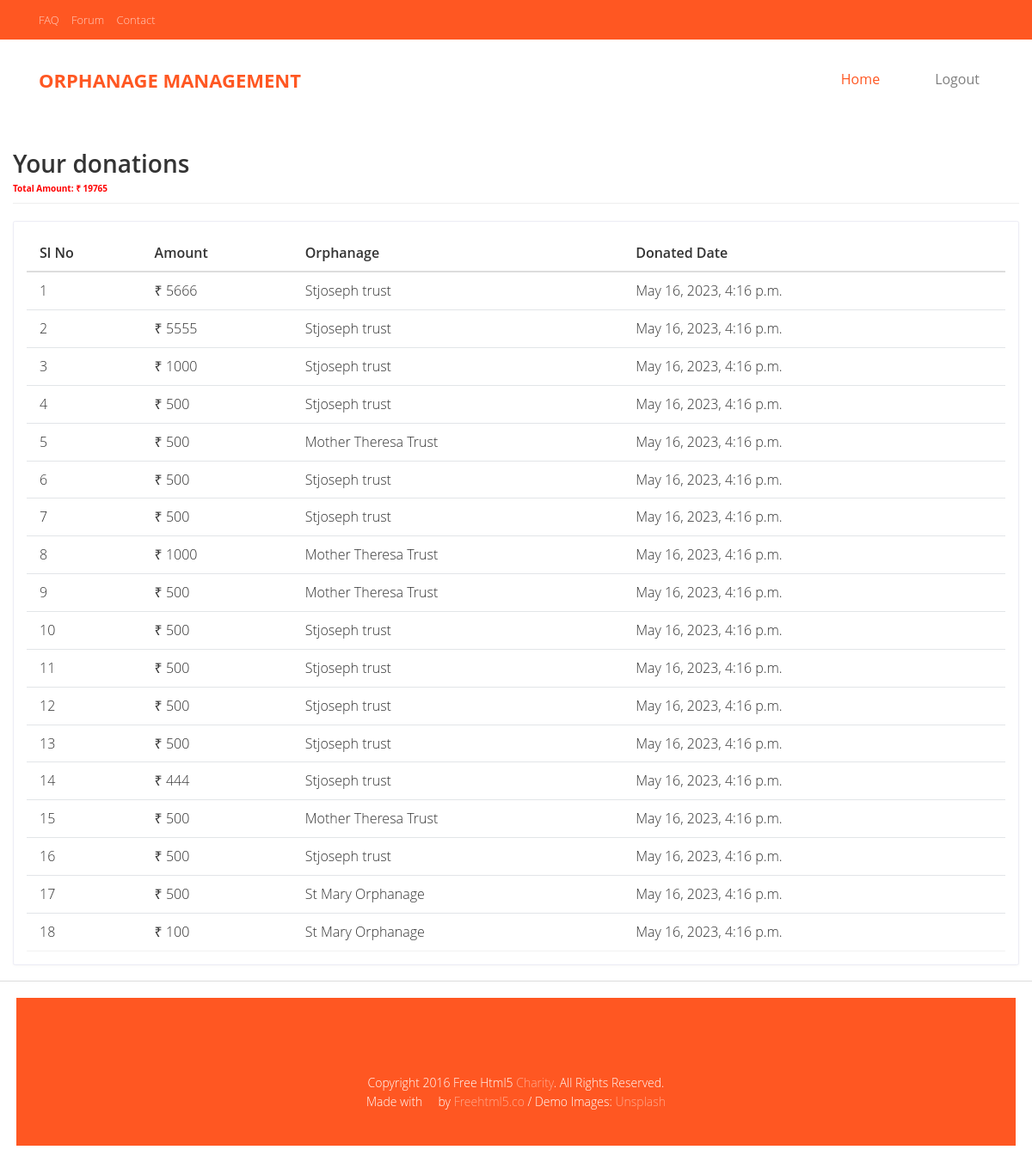
Screenshot of /D_View_amount/ (signed in) with the database file from the repository.
### OrphanageApp/models.py (models this page shows, shortened)
class tbl_amount_donations(models.Model):
    email=models.ForeignKey(tbl_login, on_delete=models.SET_NULL, blank=True, null=True)
    orphanage=models.ForeignKey(tbl_orphanage, on_delete=models.SET_NULL, blank=True, null=True)
    donated_date=models.DateTimeField(auto_now=True,null=True)
    amount= models.IntegerField(default=0)
    status= models.IntegerField(default=0)
    class Meta:
        verbose_name_plural = "Donations details"

class tbl_orphanage(models.Model):
    email =models.ForeignKey(tbl_login, on_delete=models.SET_NULL, blank=True, null=True)
    name = models.CharField(max_length=250,blank=True)
    orphanage_id = models.CharField(max_length=250,blank=True)
    mobile = models.CharField(max_length=250,blank=True)
    district= models.ForeignKey(tbl_District, on_delete=models.SET_NULL, blank=True, null=True)
    city= models.CharField(max_length=12, blank=True)
    address= models.CharField(max_length=12, blank=True)
    pin= models.CharField(max_length=12, blank=True)
    date = models.DateField(max_length=12, blank=True)
    status=models.BooleanField(default=False)
    class Meta:
        verbose_name_plural = "Orphanages"

### CredentialApp/views.py (the view)
# urls.py: path('D_View_amount/',views.D_View_amount,name='D_View_amount'),
def D_View_amount(request):
    if 'email' in request.session:
        email=request.session['email']
        amount=tbl_amount_donations.objects.filter(email_id=email)
        sum=0
        for i in amount:
            sum=sum+i.amount
        data={'amount':amount,
                'sum':sum,}
        return render(request,'donor/D_view_donation_amout.html',data)
    else:
        return redirect(login)

### templates/donor/D_view_donation_amout.html (shortened to what this page needs)
{% extends 'donor/D-base.html' %}
{% load static %}
{% block content %}
            <div class="content container-fluid">
               <div class="page-header">
                  <div class="row align-items-center">
                     <div class="col">
                        <h3 class="page-title">Your donations</h3>
                        <ul class="breadcrumb">
                           <li class="breadcrumb-item"><a href="index.html" style="font-weight:bold;color:red;">Total Amount: ₹ {{sum}}</a></li>
                        </ul>
                     </div>
                  </div>
               </div>
               <div class="row">
                  <div class="col-sm-12">
                     <div class="card card-table">
                        <div class="card-body">
                           <div class="table-responsive">
                              <table class="table table-hover table-center mb-0 datatable">
                                 <thead>
                                    <tr>
                                       <th>Sl No</th>
                                       <th>Amount</th>
                                       <th>Orphanage</th>
                                       <th>Donated Date</th>
                                    </tr>
                                 </thead>
                                 <tbody>
                                    {% for i in amount %}
                                    <tr>
                                       <td>{{forloop.counter}}</td>
                                       <td>₹ {{i.amount}}</td>
                                       <td>{{i.orphanage.name}}</td>
                                       <td>{{i.donated_date}}</td>
                                    </tr>
                                    {% endfor %}
                                 </tbody>
                              </table>
                           </div>
                        </div>
                     </div>
                  </div>
               </div>
            </div>
         </div>
{% endblock %}

### static/assets/css/style.css (style rules this page uses)
html { height: 100%; }
body { background-color: #fff; color: #333; font-family: 'Poppins', sans-serif; font-size: 1rem; height: 100%; line-height: 1.5; overflow-x: hidden; }
h1, h2, h3, h4, h5, h6 { font-family: 'Poppins', sans-serif; margin-top: 0; }
a { color: #009ce7; }
input, button, a { transition: all 0.4s ease; -moz-transition: all 0.4s ease; -o-transition: all 0.4s ease; -ms-transition: all 0.4s ease; -webkit-transition: all 0.4s ease; }
ul, ol { padding: 0px; list-style: none; }
.table { color: #333; max-width: 100%; margin-bottom: 0; width: 100%; }
.table thead tr th { font-weight: 600; }
.table tbody tr { border-bottom: 1px solid rgba(0, 0, 0, 0.05); }
.table.table-center td, .table.table-center th { vertical-align: middle; }
.card-table .card-body .table > thead > tr > th { border-top: 0; }
.card-table .card-body .table tr td:first-child, .card-table .card-body .table tr th:first-child { padding-left: 1.5rem; }
.card-table .card-body .table tr td:last-child, .card-table .card-body .table tr th:last-child { padding-right: 1.5rem; }
.card-table .table td, .card-table .table th { border-top: 1px solid #e2e5e8; padding: 1rem 0.75rem; white-space: nowrap; }
.card { border: 1px solid #ececf5; box-shadow: 0 1px 3px 0 rgba(0, 0, 0, 0.03); margin-bottom: 1.875rem; }
.card-body { padding: 1.5rem; }
.page-header { margin-bottom: 1.875rem; }
.page-header .breadcrumb { background-color: transparent; color: #6c757d; font-size: 1rem; font-weight: 500; margin-bottom: 0; padding: 0; }
.page-header .breadcrumb a { color: #333; }
.page-title { font-size: 28px; font-weight: 600; color: #333; margin-bottom: 5px; }

### static/css/style.css (style rules this page uses)
body { font-family: "Open Sans", Arial, sans-serif; line-height: 1.6; font-size: 16px; background: #fff; color: #848484; font-weight: 300; overflow-x: hidden; }
a { color: #ff5722; -webkit-transition: 0.5s, ease; -o-transition: 0.5s, ease; transition: 0.5s, ease; }
p, ul, ol { margin-bottom: 1.5em; font-size: 16px; color: #848484; font-family: "Open Sans", Arial, sans-serif; }
h1, h2, h3, h4, h5, h6 { color: #5a5a5a; font-family: "Open Sans", Arial, sans-serif; font-weight: 400; margin: 0 0 30px 0; }

### rows the page displays
tbl_amount_donations: amount "5666", orphanage.name "Stjoseph trust", donated_date "May 16, 2023, 4:16 p.m."
tbl_amount_donations: amount "5555", orphanage.name "Stjoseph trust", donated_date "May 16, 2023, 4:16 p.m."
tbl_amount_donations: amount "1000", orphanage.name "Stjoseph trust", donated_date "May 16, 2023, 4:16 p.m."
tbl_amount_donations: amount "500", orphanage.name "Stjoseph trust", donated_date "May 16, 2023, 4:16 p.m."
tbl_amount_donations: amount "500", orphanage.name "Mother Theresa Trust", donated_date "May 16, 2023, 4:16 p.m."
tbl_amount_donations: amount "500", orphanage.name "Stjoseph trust", donated_date "May 16, 2023, 4:16 p.m."
tbl_amount_donations: amount "500", orphanage.name "Stjoseph trust", donated_date "May 16, 2023, 4:16 p.m."
tbl_amount_donations: amount "1000", orphanage.name "Mother Theresa Trust", donated_date "May 16, 2023, 4:16 p.m."
tbl_amount_donations: amount "500", orphanage.name "Mother Theresa Trust", donated_date "May 16, 2023, 4:16 p.m."
tbl_amount_donations: amount "500", orphanage.name "Stjoseph trust", donated_date "May 16, 2023, 4:16 p.m."
tbl_amount_donations: amount "500", orphanage.name "Stjoseph trust", donated_date "May 16, 2023, 4:16 p.m."
tbl_amount_donations: amount "500", orphanage.name "Stjoseph trust", donated_date "May 16, 2023, 4:16 p.m."
tbl_amount_donations: amount "500", orphanage.name "Stjoseph trust", donated_date "May 16, 2023, 4:16 p.m."
tbl_amount_donations: amount "444", orphanage.name "Stjoseph trust", donated_date "May 16, 2023, 4:16 p.m."
tbl_amount_donations: amount "500", orphanage.name "Mother Theresa Trust", donated_date "May 16, 2023, 4:16 p.m."
tbl_amount_donations: amount "500", orphanage.name "Stjoseph trust", donated_date "May 16, 2023, 4:16 p.m."
tbl_amount_donations: amount "500", orphanage.name "St Mary Orphanage", donated_date "May 16, 2023, 4:16 p.m."
tbl_amount_donations: amount "100", orphanage.name "St Mary Orphanage", donated_date "May 16, 2023, 4:16 p.m."

### other values shown
{{ sum }} "19765"
